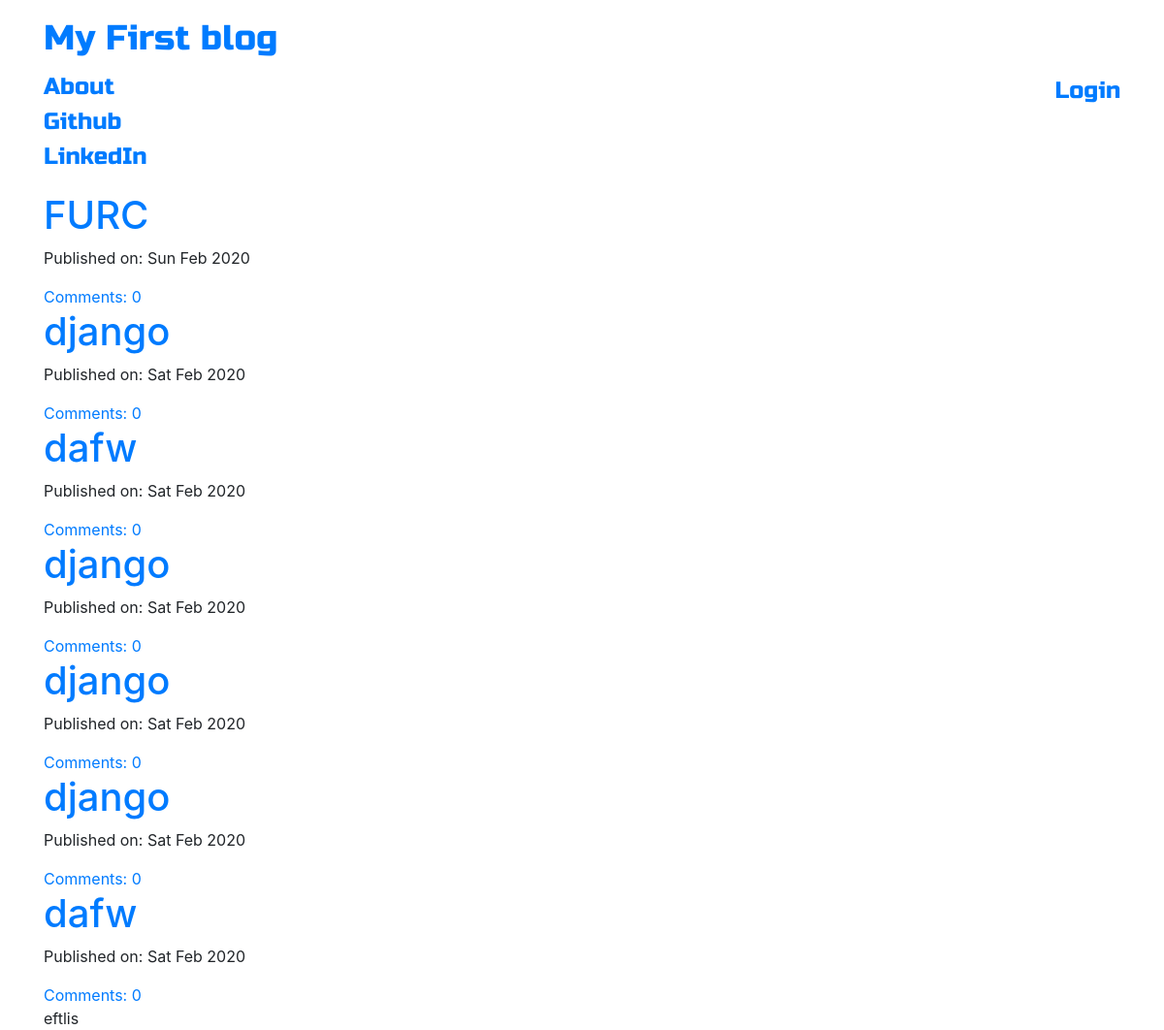
The page / on the database its author committed.
### blog/models.py (models this page shows, shortened)
class Post(models.Model):
    author = models.ForeignKey('auth.User',on_delete=models.CASCADE)
    title = models.CharField(max_length=200)
    text = models.TextField()
    created_date = models.DateTimeField(default=timezone.now)
    published_date = models.DateTimeField(blank=True, null=True)
    def approve_comments(self):
        return self.comments.filter(approved_comment=True)

### blog/views.py (the view)
# urls.py: path('', views.PostListView.as_view(), name='post_list'),
class PostListView(ListView):
    model = Post
    def get_queryset(self):
        return Post.objects.filter(published_date__lte=timezone.now()).order_by('-published_date')

### blog/templates/blog/post_list.html
{% extends 'blog/base.html' %}
{% block content %}
<div class="centerstage">
    {% for post in post_list %}
        <div class="post">
            <h1><a href="{% url 'post_detail' pk=post.pk %}">{{ post.title }}</a></h1>
            <div class="date">
                <p>Published on: {{ post.published_date|date:"D M Y"}}</p>
            </div>
            <a href="{% url 'post_detail' pk=post.pk %}">Comments: {{ post.approve_comments.count }}</a>
        </div>
    {% endfor %}eftlis
</div>
{% endblock %}

### blog/templates/blog/base.html (shortened to what this page needs)
<!DOCTYPE html>
{% load staticfiles %}
<html>
    <head>
        <link rel="stylesheet" href="https://stackpath.bootstrapcdn.com/bootstrap/4.4.1/css/bootstrap.min.css">
        <link rel="stylesheet" href="//cdn.jsdelivr.net/medium-editor/latest/css/medium-editor.min.css" type="text/css" media="screen" charset="utf-8">
        <link rel="stylesheet" href="{% static 'css/blog.css' %}">
<body class='loader'>
  <nav class="navbar navbar-default techfont custom-navbar">
    <div class="container">
      <ul class="nav navbar-nav">
        <li><a class='navbar-brand bigbrand' href="{% url 'post_list' %}">My First blog</a></li>
        <li><a href="{% url 'about'%}">About</a></li>
        <li><a href="https://www.github.com">Github</a></li>
        <li><a href="https://www.linkedin.com">LinkedIn</a></li>
      </ul>
      <ul class="nav navbar-nav navbar-right">
        {% if user.is_authenticated %}
        <li>
          <a href="{% url 'post_new' %}" >New Post</a>
        </li>
        <li>
          <a href="{% url 'post_draft_list' %}">Drafts</a>
        </li>
        <li>
          <a href="{% url 'logout' %}" >Log out</a>
        </li>
        <li>
          <a >Welcome: {{ user.username }}</a>
        </li>
          {% else %}
          <li><a class='nav navbar-right' href="{% url 'login' %}" >Login</a></li>
        {% endif %}
      </ul>
  </div>
</nav>
        <div class="content container">
            <div class="row">
                <div class="col-md-8">
                  <div class="blog_posts">
                    {% block content %}
                    {% endblock %}
                  </div>
                </div>
            </div>
        </div>
</body>
</html>

### blog/static/css/blog.css (style rules this page uses)
.techfont { font-family: 'Russo One',sans-serif; font-size: 1.5em; margin-bottom: 10px; }
.bigbrand { font-size: 1.5em; }
.centerstage { margin-left: auto ; margin-right: auto; }
.loader { filter:hue-rotate(0deg); color: linear-gradient(45deg,#0f8,#08f); animation:hue 5000ms infinite linear; }

### rows shown on the page
Post: title "FURC", published_date "Sun Feb 2020", approve_comments.count "0"
Post: title "django", published_date "Sat Feb 2020", approve_comments.count "0"
Post: title "dafw", published_date "Sat Feb 2020", approve_comments.count "0"
Post: title "django", published_date "Sat Feb 2020", approve_comments.count "0"
Post: title "django", published_date "Sat Feb 2020", approve_comments.count "0"
Post: title "django", published_date "Sat Feb 2020", approve_comments.count "0"
Post: title "dafw", published_date "Sat Feb 2020", approve_comments.count "0"
